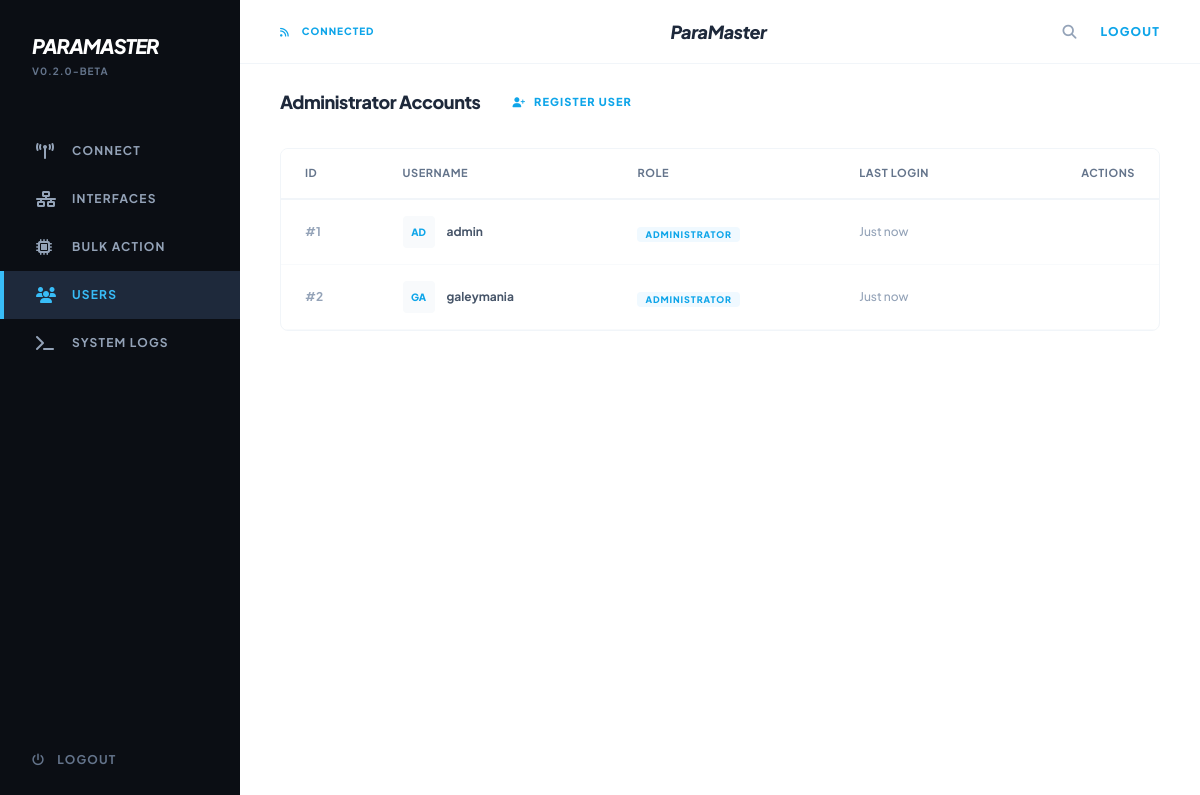
Screenshot of /users (signed in) with the database file from the repository.
### models.py (models this page shows)
class User(db.Model, UserMixin):
    id = db.Column(db.Integer, primary_key=True)
    username = db.Column(db.String(80), unique=True, nullable=False)
    password = db.Column(db.String(120), nullable=False)

### app.py (the view)
@app.route('/users')
@login_required
def users():
    users_list = User.query.all()
    return render_template('users.html', users=users_list)

### app.py (called while the page is built, shortened)
@login_manager.user_loader
def load_user(user_id):
    return User.query.get(int(user_id))

@app.before_request
def prepare_db_schema():
    global schema_prepared
    if schema_prepared:
        return

### templates/users.html (shortened to what this page needs)
{% extends "base.html" %}
{% block content %}
<div class="px-10 py-6">
    <div class="flex items-center justify-between mb-8">
        <div class="flex items-center gap-8">
            <h3 class="text-lg font-black text-slate-800 tracking-tight">Administrator Accounts</h3>
            <div class="flex items-center gap-4">
                <button onclick="document.getElementById('addUserModal').classList.remove('hidden')" class="flex items-center gap-2 text-sky-500 text-[11px] font-black uppercase tracking-widest hover:text-sky-600 transition-all">
                    <i class="fas fa-user-plus text-[10px]"></i>
                    Register User
                </button>
            </div>
        </div>
    </div>
    <div class="bg-white rounded-lg overflow-hidden border border-slate-100 max-w-4xl">
        <table class="w-full text-left border-collapse">
            <thead>
                <tr class="table-header bg-white">
                    <th class="px-6 py-4">ID</th>
                    <th class="px-6 py-4">Username</th>
                    <th class="px-6 py-4">Role</th>
                    <th class="px-6 py-4">Last Login</th>
                    <th class="px-6 py-4 text-right">Actions</th>
                </tr>
            </thead>
            <tbody>
                {% for user in users %}
                <tr class="table-row group">
                    <td class="px-6 py-4 text-xs font-bold text-slate-400">#{{ user.id }}</td>
                    <td class="px-6 py-4 text-xs font-bold text-slate-600">
                        <div class="flex items-center gap-3">
                            <div class="w-8 h-8 bg-slate-50 text-sky-500 rounded flex items-center justify-center font-black text-[10px]">
                                {{ user.username[:2].upper() }}
                            </div>
                            {{ user.username }}
                        </div>
                    </td>
                    <td class="px-6 py-4">
                        <span class="text-[9px] font-black bg-sky-50 text-sky-500 px-2 py-0.5 rounded uppercase tracking-widest">Administrator</span>
                    </td>
                    <td class="px-6 py-4 text-xs text-slate-400 font-medium">Just now</td>
                    <td class="px-6 py-4 text-right">
                    </td>
                </tr>
                {% endfor %}
            </tbody>
        </table>
    </div>
</div>
{% endblock %}

### templates/base.html (style rules this page uses)
body { font-family: 'Plus Jakarta Sans', sans-serif; background-color: #fcfdfe; }
.table-header { border-bottom: 2px solid #f1f5f9; color: #64748b; text-transform: uppercase; font-size: 11px; font-weight: 800; letter-spacing: 0.05em; }
.table-row { border-bottom: 1px solid #f8fafc; transition: all 0.2s; }

### rows the page displays
User: id "1", username "AD", username "admin"
User: id "2", username "GA", username "galeymania"
